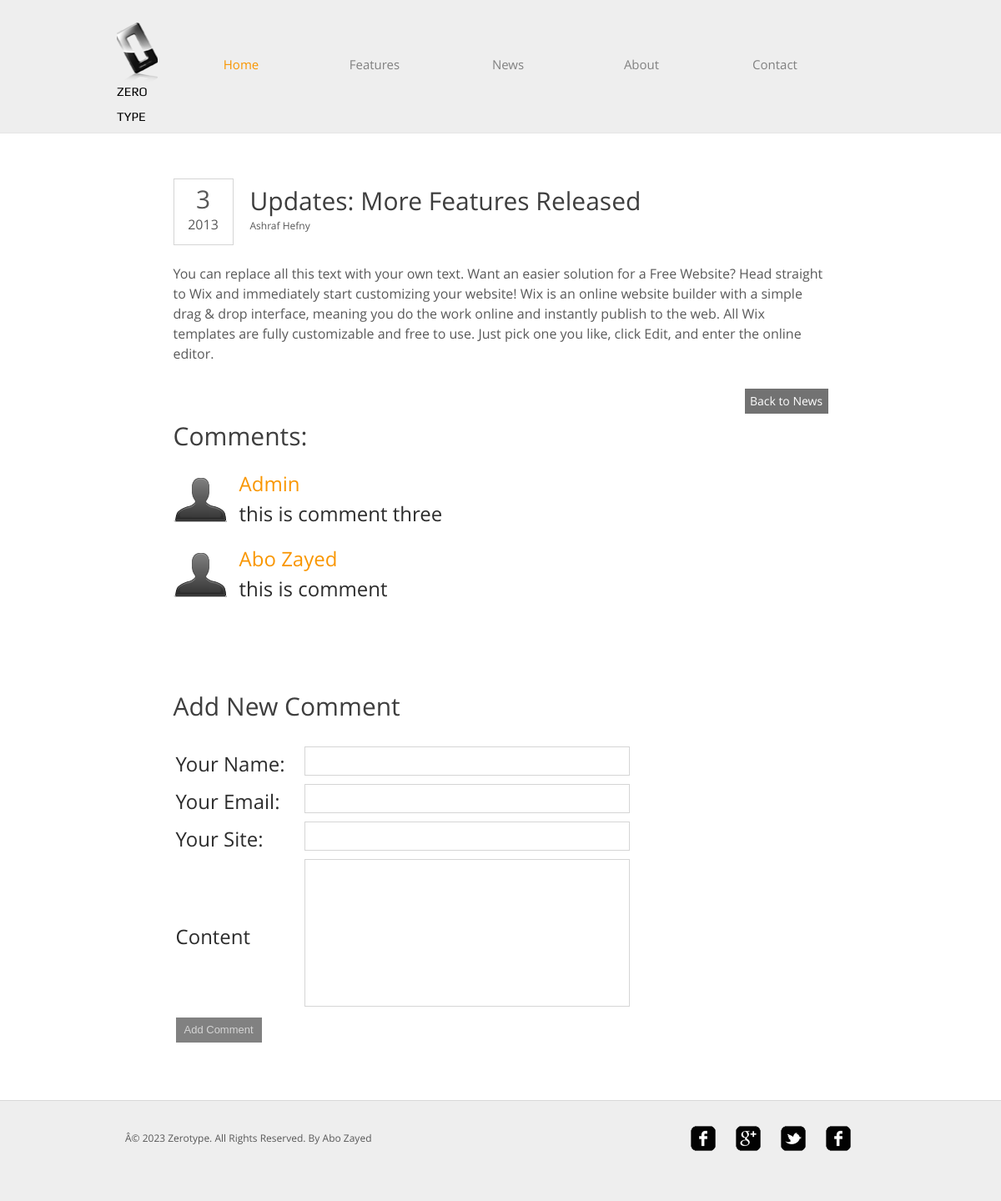
Screenshot of /post.php?post_id=1 with the database file from the repository.
### tables this page shows
CREATE TABLE IF NOT EXISTS `siteimage` (
  `id` int(11) NOT NULL AUTO_INCREMENT,
  `img_type` varchar(50) NOT NULL,
  `img_name` varchar(50) NOT NULL,
  `img_path` varchar(100) NOT NULL,
  `img_width` int(11) NOT NULL,
  `img_height` int(11) NOT NULL,
  PRIMARY KEY (`id`)
);

CREATE TABLE IF NOT EXISTS `sitepost` (
  `id` int(11) NOT NULL AUTO_INCREMENT,
  `post_title` varchar(150) DEFAULT NULL,
  `post_author` varchar(50) DEFAULT NULL,
  `post_content` text NOT NULL,
  `post_desc` varchar(255) DEFAULT NULL,
  `post_photo` varchar(100) DEFAULT NULL,
  `post_type` varchar(50) NOT NULL,
  `post_date_d` int(11) DEFAULT NULL,
  `post_date_y` int(11) DEFAULT NULL,
  PRIMARY KEY (`id`)
);

CREATE TABLE IF NOT EXISTS `comments` (
  `id` int(11) NOT NULL AUTO_INCREMENT,
  `author` varchar(100) NOT NULL,
  `comm_email` varchar(100) NOT NULL,
  `comm_content` text NOT NULL,
  `comm_site` varchar(255) DEFAULT NULL,
  `post_id` int(11) NOT NULL,
  `comm_active` tinyint(6) NOT NULL,
  PRIMARY KEY (`id`)
);

CREATE TABLE IF NOT EXISTS `sitedesc` (
  `id` int(11) NOT NULL AUTO_INCREMENT,
  `status` smallint(2) NOT NULL,
  `title` varchar(100) NOT NULL,
  `author` varchar(100) NOT NULL,
  `desc` text NOT NULL,
  `keywords` varchar(255) NOT NULL,
  `copyright` varchar(255) NOT NULL,
  `phone` int(11) NOT NULL,
  `email` varchar(150) NOT NULL,
  `address` varchar(255) NOT NULL,
  PRIMARY KEY (`id`)
);

### mangeDesc.php (called while the page is built, shortened)
<?php
$getData = "SELECT * FROM siteDesc ORDER BY id";
$getDataQuery = mysql_query($getData);
$getRow       = mysql_fetch_array($getDataQuery);
$facebookUrl = "SELECT facebook FROM siteurl ORDER BY id";
$facebookData = mysql_query($facebookUrl) or die(mysql_error());
$facebook = mysql_fetch_array($facebookData);
$twitterUrl = "SELECT twitter FROM siteurl ORDER BY id";
$twitterData = mysql_query($twitterUrl) or die(mysql_error());
$twitter = mysql_fetch_array($twitterData);
$googleUrl = "SELECT google FROM siteurl ORDER BY id";
$googleData = mysql_query($googleUrl) or die(mysql_error());
$google = mysql_fetch_array($googleData);
$youtubeUrl = "SELECT youtube FROM siteurl ORDER BY id";
$youtubeData = mysql_query($youtubeUrl) or die(mysql_error());
$youtube = mysql_fetch_array($youtubeData);
$getLogo = "SELECT * FROM siteimage WHERE img_type='logo'";
$getLogoQuery = mysql_query($getLogo);
$getLogoRow       = mysql_fetch_array($getLogoQuery);

### post.php (the view, shortened to what this page needs)
<?php include_once 'header.php';
$gid = (int)$_GET['post_id'];
$getPostData = "SELECT * FROM sitepost WHERE id='$gid'";
$getPostDataQuery = mysql_query($getPostData) or die(mysql_error());
$getPostDatarow = mysql_fetch_array($getPostDataQuery);
$getCommData = "SELECT * FROM comments WHERE post_id='$gid' AND comm_active=1";
$getCommDataQuery = mysql_query($getCommData) or die(mysql_error());
$getCommNum = mysql_num_rows($getCommDataQuery);
?>
	<div id="contents">
		<div class="post">
			<div class="date">
				<p>
					<span><?php  echo $getPostDatarow['post_date_d']; ?></span>
					<?php  echo $getPostDatarow['post_date_y']; ?>
				</p>
			</div>
			<h1><?php  echo $getPostDatarow['post_title']; ?><span class="author"><?php  echo $getPostDatarow['post_author']; ?></span></h1>
			<p>
                            <?php  echo $getPostDatarow['post_content']; ?>
                        </p>
			<span><a href="news.php" class="more">Back to News</a></span>
                        <h1>Comments:</h1>
<?php
if($getCommNum > 0 ){
    while ($getCommDatarow = mysql_fetch_array($getCommDataQuery)){
        echo '
            <p class="comm">
                <img src="images/user.png" alt="" />
                <h2 class="username">'.$getCommDatarow['author'].'<h2>
                <span>'.  stripslashes($getCommDatarow['comm_content']).'</span>
            </p>
    ';
    }
}else{
    echo 'There isn\'t Comment for this post';
}
?>
                        <br /><br /><br />
                     <div id="content">
                         <h1>Add New Comment</h1>
                        <table>
                            <form action="post.php?post_id=<?=$gid; ?> " method="post" >
                                <tr>
                            <td width="150px">Your Name:</td>
                            <td width="150px"><input type="text" name="comm_author" /></td>
                            </tr>
                            <tr>
                            <td width="150px">Your Email:</td>
                            <td width="150px"><input type="text" name="comm_email"  /></td>
                            </tr>
                            <tr>
                            <td width="150px">Your Site:</td>
                            <td width="150px"><input type="text" name="comm_site"  /></td>
                            </tr>
                            <tr>
                            <td width="150px">Content</td>
                            <td width="150px"><textarea name="comm_content"></textarea></td>
                            </tr>
                            <tr>
                                <td width="150px"><input type="submit" name="comm_submit" value="Add Comment" /></td>
                            </tr>
                        </form>
                        </table>
                     </div>
               </div>
        </div>
	<?php include_once 'footer.php';  ?>

### header.php (shortened to what this page needs)
<?php
include_once 'mangeDesc.php';
?>
<!DOCTYPE HTML>
<html>
<head>
	<link rel="stylesheet" href="css/style.css" type="text/css">
</head>
<body>
	<div id="header">
		<div>
			<div class="logo">
                            <a href="index.php"  <?php echo 'style="background: url(admincp/'.$getLogoRow['img_path'].') no-repeat center top; height: '.$getLogoRow['img_height'].'px; width: '.$getLogoRow['img_width'].'px;"'; ?> >Zero Type</a>
			</div>
			<ul id="navigation">
				<li class="active">
					<a href="index.php">Home</a>
				</li>
				<li>
					<a href="features.php">Features</a>
				</li>
				<li>
					<a href="news.php">News</a>
				</li>
				<li>
					<a href="about.php">About</a>
				</li>
				<li>
					<a href="contact.php">Contact</a>
				</li>
			</ul>
		</div>
	</div>

### footer.php (shortened to what this page needs)
<div id="footer">
		<div class="clearfix">
			<div id="connect">
				<a href="<?php echo $facebook['facebook']; ?>" target="_blank" class="facebook"></a>
                                <a href="<?php echo $google['google']; ?>" target="_blank" class="google"></a>
                                <a href="<?php echo $twitter['twitter']; ?>" target="_blank" class="twitter"></a>
                                <a href="<?php echo $youtube['youtube']; ?>" target="_blank" class="youtube"></a>
			</div>
			<p>
				<?php  echo $getRow['copyright']; ?>
			</p>
		</div>
	</div>
</body>
</html>

### css/style.css (style rules this page uses)
body { background-color: #fff; font-family: 'OpenSans'; margin: 0; }
img { border: 0; }
.clearfix:after, #contents:after { clear:both; content:""; display:block; height:1%; line-height:0; visibility:hidden; }
#header { background-color: #eee; border-bottom: 1px solid #e6e6e6; padding: 27px 0; }
#header > div, #footer > div { width: 920px; margin: 0 auto; padding: 0 20px; }
#header .logo { float: left; margin-right: 20px; }
#header .logo a { color: #000; display: block; font: 15px/30px 'Play'; height: 20px; width: 76px; padding-top: 68px; text-decoration: none; text-transform: uppercase; }
#navigation { display: inline-block; list-style: none; line-height: 100px; margin: 0; padding: 0; }
#navigation li { float: left; width: 160px; text-align: center; }
#navigation li a { color: #818181; font-size: 15px; line-height: 30px; text-decoration: none; }
#navigation li.active a { color: #f99600; }
#contents { min-height: 510px; width: 880px; margin: 0 auto; padding: 54px 40px; }
h1 { color: #3e3e3e; font-size: 30px; font-weight: normal; line-height: 30px; margin: 0 0 30px; }
h2 { color: #2c2c2c; font-size: 24px; font-weight: normal; line-height: 24px; margin: 0 0 12px; }
p { color: #585858; font-size: 16px; line-height: 24px; margin: 0 0 30px; }
.date { float: left; height: 78px; width: 70px; margin-right: 20px; border: 1px solid #d5d5d5; text-align: center; }
.date p { margin: 12px 0 0; }
.date p span { display: block; font-size: 30px; margin-bottom: 6px; }
.author { color: #585858; display: block; font-size: 12px; }
.more { background-color: #727272; color: #fff; display: inline-block; font-size: 14px; line-height: 30px; width: 100px; text-align: center; text-decoration: none; }
.news li > p span, .post > span { display: block; text-align: right; }
.post { width: 785px; margin: 0 auto; }
.post h1 { padding-top: 12px; }
#footer { background-color: #eee; border-top: 1px solid #d8d8d8; padding: 30px 0; }
#footer p { font-size: 12px; line-height: 30px; padding-left: 10px; }
#connect { float: right; display: inline-block; margin-right: 30px; }
#connect a { background: url(../images/icons.png) no-repeat; display: inline-block; height: 30px; width: 30px; margin: 0 10px; }
#connect a.google { background-position: 0 -40px; }
#connect a.twitter { background-position: 0 -80px; }
p.comm img { float: left; margin-right: 15px; }
.username { color: #f99600; }
input[type='text'],textarea { color: #aeaeae; font-size: 13px; height: 33px; line-height: 33px; width: 380px; border: 1px solid #d5d5d5; margin: 0 0 6px; padding: 0 4px; }
textarea { height: 175px; overflow: auto; resize: none; }
input[type='submit'] { float: left; background-color: #818181; color: #d5d5d5; cursor: pointer; font: 13px/30px Arial, Helvetica, sans-serif; height: 30px; border: 0; margin: 0; padding: 0 10px; }

### rows the page displays
siteimage: img_path (picture)
sitepost: post_date_d "3", post_date_y "2013", post_title "Updates: More Features Released", post_author "Ashraf Hefny", post_content "You can replace all this text with your own text. Want an easier solution for a Free Website? Head straight to Wix and immediately start customizing your website! Wix is an online website builder with a simple drag & drop interface, meaning you do the work online and instantly publish to the web. All Wix templates are fully customizable and free to use. Just pick one you like, click Edit, and enter the online editor."
comments: author "Admin", comm_content "this is comment three"
comments: author "Abo Zayed", comm_content "this is comment"
sitedesc: copyright "Â© 2023 Zerotype. All Rights Reserved. By Abo Zayed"
